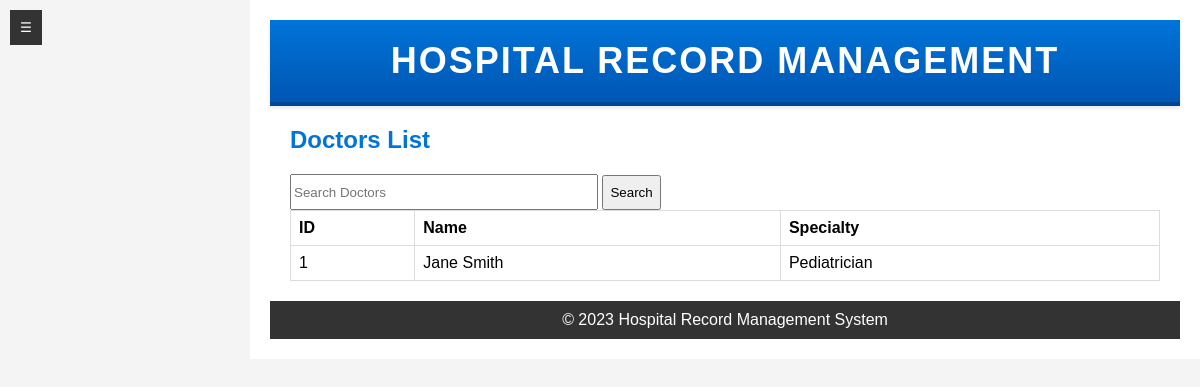
The page /doctors.php (signed in) on the database its author committed.
### tables this page shows
CREATE TABLE `doctors` (
  `EmployeeCode` int(11) NOT NULL,
  `FirstName` varchar(50) DEFAULT NULL,
  `LastName` varchar(50) DEFAULT NULL,
  `DateOfBirth` date DEFAULT NULL,
  `Gender` varchar(10) DEFAULT NULL,
  `Address` varchar(255) DEFAULT NULL,
  `StartDate` date DEFAULT NULL,
  `PhoneNumber` varchar(20) DEFAULT NULL,
  `SpecialityName` varchar(50) DEFAULT NULL,
  `DegreeYear` int(11) DEFAULT NULL
);

### doctors.php (the view, shortened to what this page needs)
<!DOCTYPE html>
<html lang="en">
<head>
    <link rel="stylesheet" href="homepage_style.css">
    <link rel="stylesheet" href="sidebar.css">
</head>
<body>
    <div class="content" id="content">
        <button id="toggle-button" onclick="toggleSidebar()">☰</button>
        <header class="header">
            <h1>Hospital Record Management</h1>
        </header>
        <main class="main-section">
            <h2>Doctors List</h2>
            <div class="search-bar">
                <input type="text" id="patient-search" placeholder="Search Doctors">
                <button class="search-button" onclick="searchPatients()">Search</button>
            </div>
            <table>
                <thead>
                    <tr>
                        <th>ID</th>
                        <th>Name</th>
                        <th>Specialty</th>
                    </tr>
                </thead>
                <tbody>
                    <?php
                    $servername = "localhost";
                    $username = "root";
                    $password = "";
                    $dbname = "hospitaldb";
                    $conn = new mysqli($servername, $username, $password, $dbname);
                    $sql = "SELECT EmployeeCode AS id, CONCAT(FirstName, ' ', LastName) AS name, SpecialityName AS specialty FROM doctors";
                    $result = $conn->query($sql);
                    if ($result->num_rows > 0) {
                        while ($row = $result->fetch_assoc()) {
                            echo "<tr>";
                            echo "<td>" . $row["id"] . "</td>";
                            echo "<td>" . $row["name"] . "</td>";
                            echo "<td>" . $row["specialty"] . "</td>";
                            echo "</tr>";
                        }
                    } else {
                        echo "<tr><td colspan='3'>No doctors found.</td></tr>";
                    }
                    ?>
                </tbody>
            </table>
        </main>
        <footer class="footer">
            <p>&copy; <?php echo date("Y"); ?> Hospital Record Management System</p>
        </footer>
    </div>
</body>
</html>

### homepage_style.css (style rules this page uses)
body, h1, h2, p, ul, li { margin: 0; padding: 0; }
body { font-family: Arial, sans-serif; background-color: #f4f4f4; display: flex; }
.content { flex-grow: 1; padding: 20px; background-color: #fff; margin-left: 250px; }
.header { background: linear-gradient(to bottom, #0074d9, #0056b3); color: #fff; padding: 20px; text-align: center; border-bottom: 4px solid #004699; box-shadow: 0 2px 4px rgba(0, 0, 0, 0.1); }
.header h1 { font-size: 36px; text-transform: uppercase; letter-spacing: 2px; }
.main-section { padding: 20px; }
.main-section h2 { color: #0074d9; font-size: 24px; margin-bottom: 20px; }
.footer { background-color: #333; color: #fff; padding: 10px; text-align: center; clear: both; }

### sidebar.css (style rules this page uses)
.content { margin-left: 250px; transition: 0.3s; }
.search-bar input { height: 30px; width: 300px; }
.search-button { height: 35px; }
#toggle-button { background-color: #333; color: white; border: none; cursor: pointer; padding: 10px; position: absolute; top: 10px; left: 10px; }
table { width: 100%; border-collapse: collapse; }
table, th, td { border: 1px solid #ddd; }
th, td { padding: 8px; text-align: left; }

### rows shown on the page
doctors: EmployeeCode "1", name "Jane Smith", SpecialityName "Pediatrician"
